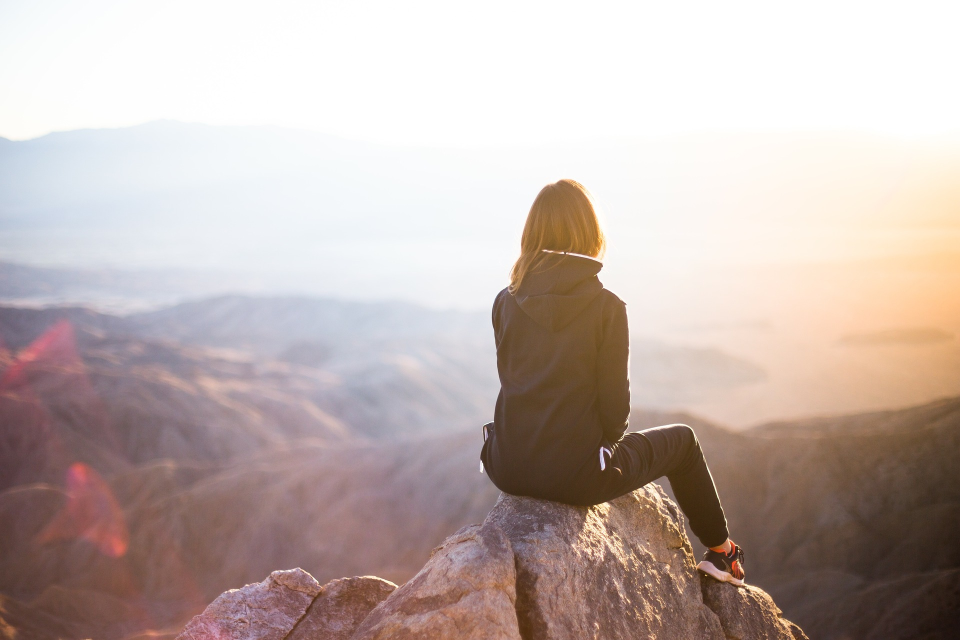
#> input picture 24. 사진을 그림으로 변환하기/여행사진.jpg, 1920 x 1280 px (shown at 1/2 size)
$ python main24-1.py
#> lines starting #> are read from the running program, lines starting #| are printed output that depends on the picture
import numpy as np
import cv2

ff = np.fromfile(r"24. 사진을 그림으로 변환하기\여행사진.jpg", np.uint8)

img = cv2.imdecode(ff,cv2.IMREAD_UNCHANGED)
#> img is the input picture: shape (1280, 1920, 3); mean B, G, R 172.6, 177.5, 192.6
img = cv2.resize(img, dsize=(0,0), fx=.5, fy=.5, interpolation=cv2.INTER_LINEAR)
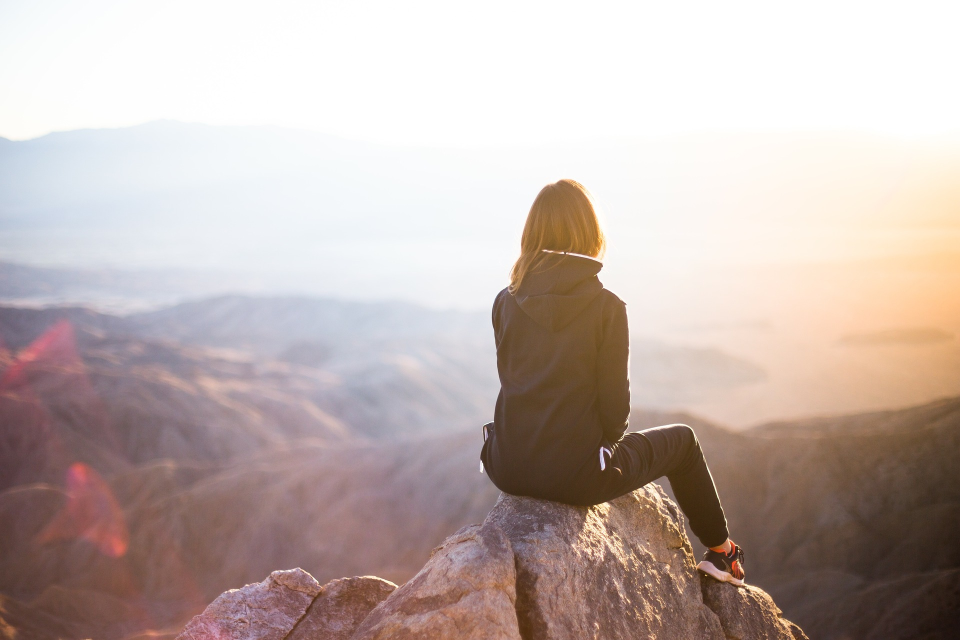
#> img: shape (640, 960, 3); mean B, G, R 172.7, 177.5, 192.7

cartoon_img = cv2.stylization(img, sigma_s=500,sigma_r=0.001)
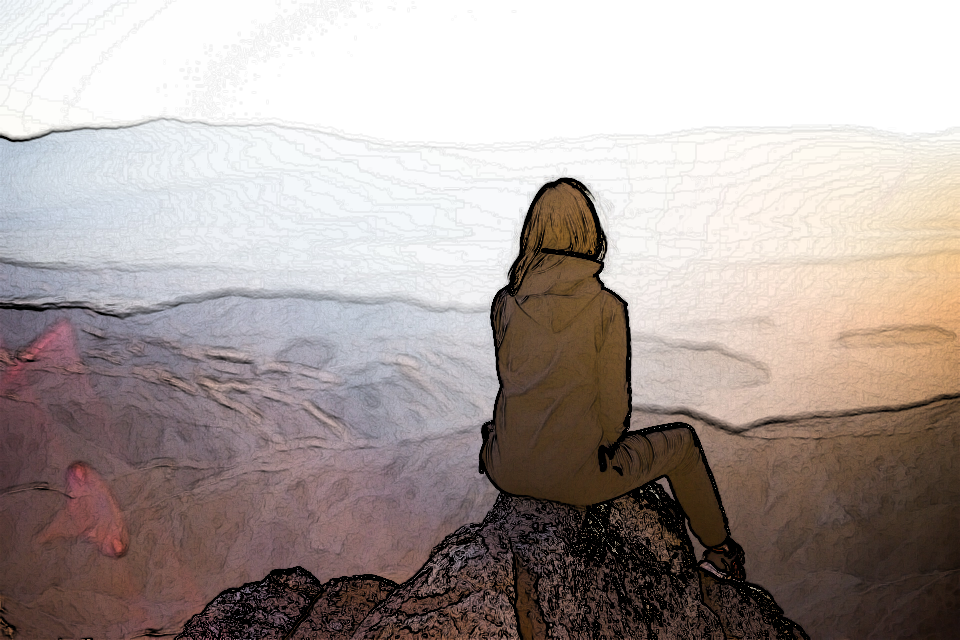
#> cartoon_img: shape (640, 960, 3); mean B, G, R 155.9, 159.5, 170.5

cv2.imshow('cartoon view', cartoon_img)
cv2.waitKey(0)
cv2.destroyAllWindows

$ run again, with 24. 사진을 그림으로 변환하기/사진1.jpg copied over 24. 사진을 그림으로 변환하기/여행사진.jpg
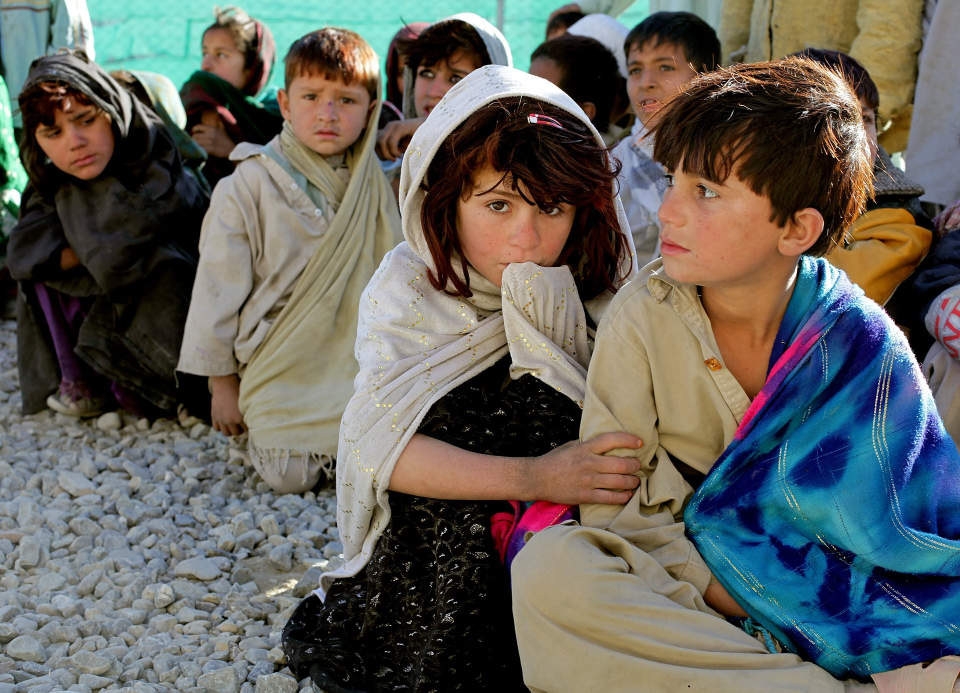
#> input picture 24. 사진을 그림으로 변환하기/사진1.jpg, 1920 x 1385 px (shown at 1/2 size)
#> img is the input picture: shape (1385, 1920, 3); mean B, G, R 91.9, 97.3, 98
#> `img = cv2.resize(img, dsize=(0,0), fx=.5, fy=.5, interpolation=cv2.INT..`:
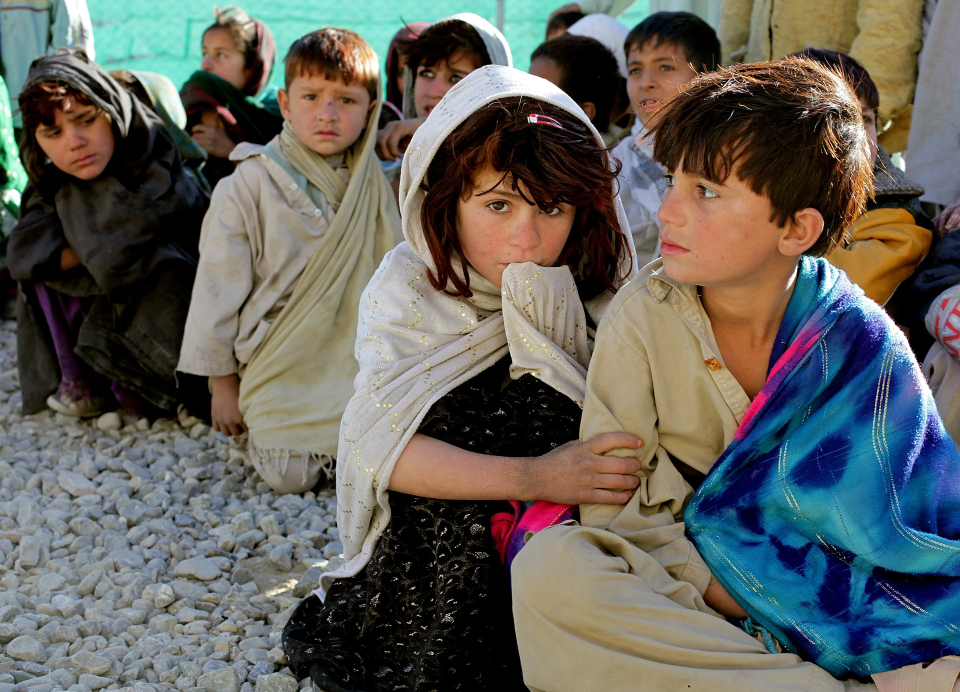
#> img: shape (692, 960, 3); mean B, G, R 92, 97.4, 98.1
#> `cartoon_img = cv2.stylization(img, sigma_s=500,sigma_r=0.001)`:
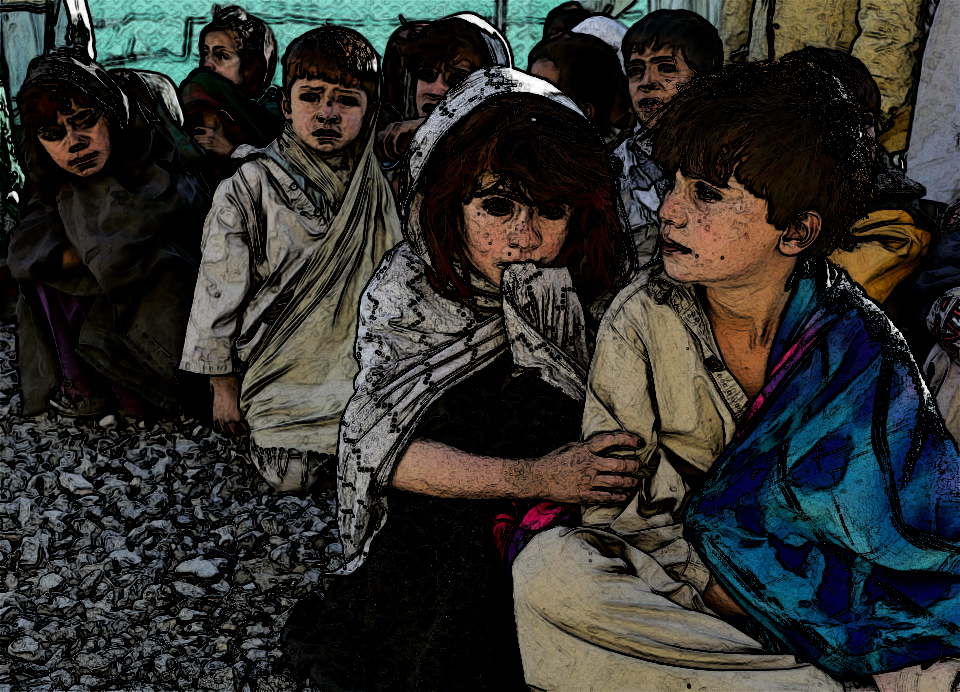
#> cartoon_img: shape (692, 960, 3); mean B, G, R 44.2, 47.4, 47.5
